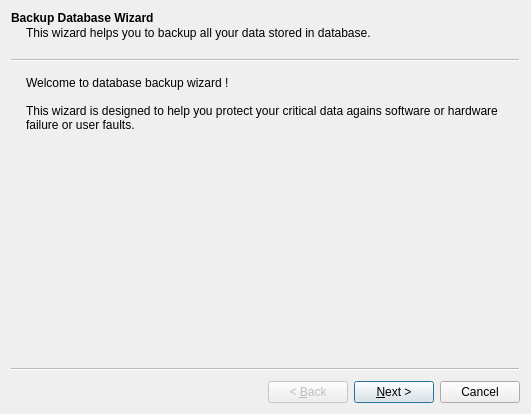
<?xml version="1.0" encoding="UTF-8"?>
<ui version="4.0">
 <class>WizardBackupDatabase</class>
 <widget class="QWizard" name="WizardBackupDatabase">
  <property name="geometry">
   <rect>
    <x>0</x>
    <y>0</y>
    <width>531</width>
    <height>414</height>
   </rect>
  </property>
  <property name="windowTitle">
   <string>Backup Database Wizard</string>
  </property>
  <widget class="QWizardPage" name="wizardPageIntro">
   <property name="title">
    <string>Backup Database Wizard</string>
   </property>
   <property name="subTitle">
    <string>This wizard helps you to backup all your data stored in database.</string>
   </property>
   <layout class="QVBoxLayout" name="verticalLayout">
    <item>
     <widget class="QLabel" name="label">
      <property name="text">
       <string>Welcome to database backup wizard !

This wizard is designed to help you protect your critical data agains software or hardware failure or user faults.</string>
      </property>
      <property name="alignment">
       <set>Qt::AlignLeading|Qt::AlignLeft|Qt::AlignTop</set>
      </property>
      <property name="wordWrap">
       <bool>true</bool>
      </property>
     </widget>
    </item>
   </layout>
  </widget>
  <widget class="QWizardPage" name="wizardPageSelectData">
   <property name="title">
    <string>Select Data Source</string>
   </property>
   <property name="subTitle">
    <string>Please select which data source you want to backup.</string>
   </property>
   <widget class="QStackedWidget" name="stackedWidgetDatabases">
    <property name="geometry">
     <rect>
      <x>4</x>
      <y>78</y>
      <width>507</width>
      <height>268</height>
     </rect>
    </property>
    <property name="currentIndex">
     <number>0</number>
    </property>
    <widget class="QWidget" name="page">
     <layout class="QGridLayout" name="gridLayout">
      <item row="7" column="1">
       <widget class="QCheckBox" name="checkBoxRemember">
        <property name="text">
         <string>Remember</string>
        </property>
       </widget>
      </item>
      <item row="2" column="0">
       <widget class="QLabel" name="labelDatabase">
        <property name="text">
         <string>Database:</string>
        </property>
        <property name="alignment">
         <set>Qt::AlignRight|Qt::AlignTrailing|Qt::AlignVCenter</set>
        </property>
        <property name="buddy">
         <cstring>lineEditDatabase</cstring>
        </property>
       </widget>
      </item>
      <item row="0" column="2">
       <widget class="QCheckBox" name="checkBoxLocal">
        <property name="text">
         <string>Local</string>
        </property>
       </widget>
      </item>
      <item row="1" column="2">
       <widget class="QCheckBox" name="checkBoxDefaultPort">
        <property name="text">
         <string>Default</string>
        </property>
       </widget>
      </item>
      <item row="4" column="1">
       <widget class="QLineEdit" name="lineEditPassword">
        <property name="echoMode">
         <enum>QLineEdit::Password</enum>
        </property>
       </widget>
      </item>
      <item row="2" column="1">
       <widget class="QLineEdit" name="lineEditDatabase"/>
      </item>
      <item row="3" column="0">
       <widget class="QLabel" name="labelUserName">
        <property name="text">
         <string>User:</string>
        </property>
        <property name="alignment">
         <set>Qt::AlignRight|Qt::AlignTrailing|Qt::AlignVCenter</set>
        </property>
        <property name="buddy">
         <cstring>lineEditUser</cstring>
        </property>
       </widget>
      </item>
      <item row="0" column="1">
       <widget class="QLineEdit" name="lineEditHost"/>
      </item>
      <item row="4" column="0">
       <widget class="QLabel" name="labelPassword">
        <property name="text">
         <string>Password:</string>
        </property>
        <property name="alignment">
         <set>Qt::AlignRight|Qt::AlignTrailing|Qt::AlignVCenter</set>
        </property>
        <property name="buddy">
         <cstring>lineEditPassword</cstring>
        </property>
       </widget>
      </item>
      <item row="1" column="0">
       <widget class="QLabel" name="labelPort">
        <property name="text">
         <string>Port:</string>
        </property>
        <property name="alignment">
         <set>Qt::AlignRight|Qt::AlignTrailing|Qt::AlignVCenter</set>
        </property>
        <property name="buddy">
         <cstring>spinBox</cstring>
        </property>
       </widget>
      </item>
      <item row="0" column="0">
       <widget class="QLabel" name="labelHost">
        <property name="text">
         <string>Host:</string>
        </property>
        <property name="alignment">
         <set>Qt::AlignRight|Qt::AlignTrailing|Qt::AlignVCenter</set>
        </property>
        <property name="buddy">
         <cstring>lineEditHost</cstring>
        </property>
       </widget>
      </item>
      <item row="5" column="1">
       <widget class="QPushButton" name="pushButtonTest">
        <property name="text">
         <string>Test</string>
        </property>
       </widget>
      </item>
      <item row="1" column="1">
       <widget class="QSpinBox" name="spinBox">
        <property name="minimum">
         <number>1</number>
        </property>
        <property name="maximum">
         <number>999999</number>
        </property>
       </widget>
      </item>
      <item row="3" column="1">
       <widget class="QLineEdit" name="lineEditUser"/>
      </item>
      <item row="6" column="1" colspan="2">
       <widget class="QPlainTextEdit" name="plainTextEditResult">
        <property name="styleSheet">
         <string notr="true">background : transparent;</string>
        </property>
        <property name="frameShape">
         <enum>QFrame::NoFrame</enum>
        </property>
        <property name="readOnly">
         <bool>true</bool>
        </property>
       </widget>
      </item>
      <item row="6" column="0">
       <widget class="QLabel" name="labelResult_">
        <property name="text">
         <string>Result:</string>
        </property>
        <property name="alignment">
         <set>Qt::AlignRight|Qt::AlignTrailing|Qt::AlignVCenter</set>
        </property>
        <property name="buddy">
         <cstring>plainTextEditResult</cstring>
        </property>
       </widget>
      </item>
      <item row="0" column="3">
       <spacer name="horizontalSpacer">
        <property name="orientation">
         <enum>Qt::Horizontal</enum>
        </property>
        <property name="sizeHint" stdset="0">
         <size>
          <width>40</width>
          <height>20</height>
         </size>
        </property>
       </spacer>
      </item>
     </layout>
    </widget>
    <widget class="QWidget" name="page_2">
     <widget class="QLabel" name="labelDatabaseLocation">
      <property name="geometry">
       <rect>
        <x>26</x>
        <y>23</y>
        <width>66</width>
        <height>16</height>
       </rect>
      </property>
      <property name="text">
       <string>&amp;Database:</string>
      </property>
      <property name="buddy">
       <cstring>lineEditDatabaseLocation</cstring>
      </property>
     </widget>
     <widget class="QLineEdit" name="lineEditDatabaseLocation">
      <property name="geometry">
       <rect>
        <x>99</x>
        <y>18</y>
        <width>113</width>
        <height>23</height>
       </rect>
      </property>
     </widget>
     <widget class="QToolButton" name="toolButtonSelectDBFile">
      <property name="geometry">
       <rect>
        <x>215</x>
        <y>17</y>
        <width>25</width>
        <height>24</height>
       </rect>
      </property>
      <property name="text">
       <string>...</string>
      </property>
     </widget>
    </widget>
   </widget>
   <widget class="QComboBox" name="comboBox">
    <property name="geometry">
     <rect>
      <x>98</x>
      <y>29</y>
      <width>78</width>
      <height>24</height>
     </rect>
    </property>
   </widget>
   <widget class="QLabel" name="label_3">
    <property name="geometry">
     <rect>
      <x>4</x>
      <y>31</y>
      <width>84</width>
      <height>16</height>
     </rect>
    </property>
    <property name="text">
     <string>Database Type:</string>
    </property>
   </widget>
   <widget class="QWidget" name="">
    <property name="geometry">
     <rect>
      <x>4</x>
      <y>4</y>
      <width>304</width>
      <height>23</height>
     </rect>
    </property>
    <layout class="QHBoxLayout" name="horizontalLayout">
     <item>
      <widget class="QLabel" name="label_2">
       <property name="text">
        <string>Settings:</string>
       </property>
      </widget>
     </item>
     <item>
      <widget class="QRadioButton" name="radioButton">
       <property name="text">
        <string>Application defaluts</string>
       </property>
      </widget>
     </item>
     <item>
      <widget class="QRadioButton" name="radioButton_2">
       <property name="text">
        <string>Manual</string>
       </property>
      </widget>
     </item>
     <item>
      <spacer name="horizontalSpacer_2">
       <property name="orientation">
        <enum>Qt::Horizontal</enum>
       </property>
       <property name="sizeHint" stdset="0">
        <size>
         <width>40</width>
         <height>20</height>
        </size>
       </property>
      </spacer>
     </item>
    </layout>
   </widget>
  </widget>
 </widget>
 <resources/>
 <connections/>
</ui>
